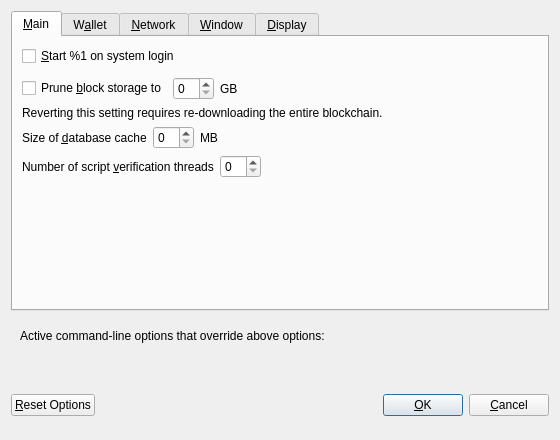
<?xml version="1.0" encoding="UTF-8"?>
<ui version="4.0">
 <class>OptionsDialog</class>
 <widget class="QDialog" name="OptionsDialog">
  <property name="geometry">
   <rect>
    <x>0</x>
    <y>0</y>
    <width>560</width>
    <height>440</height>
   </rect>
  </property>
  <property name="windowTitle">
   <string>Options</string>
  </property>
  <property name="modal">
   <bool>true</bool>
  </property>
  <layout class="QVBoxLayout" name="verticalLayout">
   <item>
    <widget class="QTabWidget" name="tabWidget">
     <property name="currentIndex">
      <number>0</number>
     </property>
     <widget class="QWidget" name="tabMain">
      <attribute name="title">
       <string>&amp;Main</string>
      </attribute>
      <layout class="QVBoxLayout" name="verticalLayout_Main">
       <item>
        <widget class="QCheckBox" name="bitcoinAtStartup">
         <property name="toolTip">
          <string>Automatically start %1 after logging in to the system.</string>
         </property>
         <property name="text">
          <string>&amp;Start %1 on system login</string>
         </property>
        </widget>
       </item>
       <item>
        <spacer name="horizontalSpacer_0_Main">
         <property name="orientation">
          <enum>Qt::Horizontal</enum>
         </property>
         <property name="sizeHint" stdset="0">
          <size>
           <width>40</width>
           <height>5</height>
          </size>
         </property>
        </spacer>
       </item>
       <item>
       <layout class="QHBoxLayout" name="horizontalLayout_Main_Prune">
        <item>
         <widget class="QCheckBox" name="prune">
          <property name="toolTip">
           <string>Disables some advanced features but all blocks will still be fully validated. Reverting this setting requires re-downloading the entire blockchain. Actual disk usage may be somewhat higher.</string>
          </property>
          <property name="text">
           <string>Prune &amp;block storage to</string>
          </property>
         </widget>
        </item>
        <item>
         <widget class="QSpinBox" name="pruneSize"/>
        </item>
         <item>
          <widget class="QLabel" name="pruneSizeUnitLabel">
           <property name="text">
            <string>GB</string>
           </property>
           <property name="textFormat">
            <enum>Qt::PlainText</enum>
           </property>
          </widget>
         </item>
         <item>
          <spacer name="horizontalSpacer_Main_Prune">
           <property name="orientation">
            <enum>Qt::Horizontal</enum>
           </property>
           <property name="sizeHint" stdset="0">
            <size>
             <width>40</width>
             <height>20</height>
            </size>
           </property>
          </spacer>
         </item>
        </layout>
       </item>
       <item>
        <widget class="QLabel" name="pruneWarning">
         <property name="text">
          <string>Reverting this setting requires re-downloading the entire blockchain.</string>
         </property>
         <property name="textFormat">
          <enum>Qt::PlainText</enum>
         </property>
        </widget>
       </item>
       <item>
        <layout class="QHBoxLayout" name="horizontalLayout_2_Main">
         <item>
          <widget class="QLabel" name="databaseCacheLabel">
           <property name="text">
            <string>Size of &amp;database cache</string>
           </property>
           <property name="textFormat">
            <enum>Qt::PlainText</enum>
           </property>
           <property name="buddy">
            <cstring>databaseCache</cstring>
           </property>
          </widget>
         </item>
         <item>
          <widget class="QSpinBox" name="databaseCache"/>
         </item>
         <item>
          <widget class="QLabel" name="databaseCacheUnitLabel">
           <property name="text">
            <string>MB</string>
           </property>
           <property name="textFormat">
            <enum>Qt::PlainText</enum>
           </property>
          </widget>
         </item>
         <item>
          <spacer name="horizontalSpacer_2_Main">
           <property name="orientation">
            <enum>Qt::Horizontal</enum>
           </property>
           <property name="sizeHint" stdset="0">
            <size>
             <width>40</width>
             <height>20</height>
            </size>
           </property>
          </spacer>
         </item>
        </layout>
       </item>
       <item>
        <layout class="QHBoxLayout" name="horizontalLayout_3_Main">
         <item>
          <widget class="QLabel" name="threadsScriptVerifLabel">
           <property name="text">
            <string>Number of script &amp;verification threads</string>
           </property>
           <property name="textFormat">
            <enum>Qt::PlainText</enum>
           </property>
           <property name="buddy">
            <cstring>threadsScriptVerif</cstring>
           </property>
          </widget>
         </item>
         <item>
          <widget class="QSpinBox" name="threadsScriptVerif">
           <property name="toolTip">
            <string>(0 = auto, &lt;0 = leave that many cores free)</string>
           </property>
          </widget>
         </item>
         <item>
          <spacer name="horizontalSpacer_3_Main">
           <property name="orientation">
            <enum>Qt::Horizontal</enum>
           </property>
           <property name="sizeHint" stdset="0">
            <size>
             <width>40</width>
             <height>20</height>
            </size>
           </property>
          </spacer>
         </item>
        </layout>
       </item>
       <item>
        <spacer name="verticalSpacer_Main">
         <property name="orientation">
          <enum>Qt::Vertical</enum>
         </property>
         <property name="sizeHint" stdset="0">
          <size>
           <width>20</width>
           <height>40</height>
          </size>
         </property>
        </spacer>
       </item>
      </layout>
     </widget>
     <widget class="QWidget" name="tabWallet">
      <attribute name="title">
       <string>W&amp;allet</string>
      </attribute>
      <layout class="QVBoxLayout" name="verticalLayout_Wallet">
       <item>
        <widget class="QGroupBox" name="groupBox">
         <property name="title">
          <string>Expert</string>
         </property>
         <layout class="QVBoxLayout" name="verticalLayout_2">
          <item>
           <widget class="QCheckBox" name="coinControlFeatures">
            <property name="toolTip">
             <string>Whether to show coin control features or not.</string>
            </property>
            <property name="text">
             <string>Enable coin &amp;control features</string>
            </property>
           </widget>
          </item>
          <item>
           <widget class="QCheckBox" name="spendZeroConfChange">
            <property name="toolTip">
             <string>If you disable the spending of unconfirmed change, the change from a transaction cannot be used until that transaction has at least one confirmation. This also affects how your balance is computed.</string>
            </property>
            <property name="text">
             <string>&amp;Spend unconfirmed change</string>
            </property>
           </widget>
          </item>
         </layout>
        </widget>
       </item>
       <item>
        <spacer name="verticalSpacer_Wallet">
         <property name="orientation">
          <enum>Qt::Vertical</enum>
         </property>
         <property name="sizeHint" stdset="0">
          <size>
           <width>20</width>
           <height>40</height>
          </size>
         </property>
        </spacer>
       </item>
      </layout>
     </widget>
     <widget class="QWidget" name="tabNetwork">
      <attribute name="title">
       <string>&amp;Network</string>
      </attribute>
      <layout class="QVBoxLayout" name="verticalLayout_Network">
       <item>
        <widget class="QCheckBox" name="mapPortUpnp">
         <property name="toolTip">
          <string>Automatically open the Pqucoin client port on the router. This only works when your router supports UPnP and it is enabled.</string>
         </property>
         <property name="text">
          <string>Map port using &amp;UPnP</string>
         </property>
        </widget>
       </item>
       <item>
        <widget class="QCheckBox" name="allowIncoming">
         <property name="toolTip">
          <string>Accept connections from outside</string>
         </property>
         <property name="text">
          <string>Allow incoming connections</string>
         </property>
        </widget>
       </item>
       <item>
        <widget class="QCheckBox" name="connectSocks">
         <property name="toolTip">
          <string>Connect to the Pqucoin network through a SOCKS5 proxy.</string>
         </property>
         <property name="text">
          <string>&amp;Connect through SOCKS5 proxy (default proxy):</string>
         </property>
        </widget>
       </item>
       <item>
        <layout class="QHBoxLayout" name="horizontalLayout_1_Network">
         <item>
          <widget class="QLabel" name="proxyIpLabel">
           <property name="text">
            <string>Proxy &amp;IP:</string>
           </property>
           <property name="textFormat">
            <enum>Qt::PlainText</enum>
           </property>
           <property name="buddy">
            <cstring>proxyIp</cstring>
           </property>
          </widget>
         </item>
         <item>
          <widget class="QValidatedLineEdit" name="proxyIp">
           <property name="minimumSize">
            <size>
             <width>140</width>
             <height>0</height>
            </size>
           </property>
           <property name="maximumSize">
            <size>
             <width>140</width>
             <height>16777215</height>
            </size>
           </property>
           <property name="toolTip">
            <string>IP address of the proxy (e.g. IPv4: 127.0.0.1 / IPv6: ::1)</string>
           </property>
          </widget>
         </item>
         <item>
          <widget class="QLabel" name="proxyPortLabel">
           <property name="text">
            <string>&amp;Port:</string>
           </property>
           <property name="textFormat">
            <enum>Qt::PlainText</enum>
           </property>
           <property name="buddy">
            <cstring>proxyPort</cstring>
           </property>
          </widget>
         </item>
         <item>
          <widget class="QLineEdit" name="proxyPort">
           <property name="minimumSize">
            <size>
             <width>55</width>
             <height>0</height>
            </size>
           </property>
           <property name="maximumSize">
            <size>
             <width>55</width>
             <height>16777215</height>
            </size>
           </property>
           <property name="toolTip">
            <string>Port of the proxy (e.g. 9050)</string>
           </property>
          </widget>
         </item>
         <item>
          <spacer name="horizontalSpacer_1_Network">
           <property name="orientation">
            <enum>Qt::Horizontal</enum>
           </property>
           <property name="sizeHint" stdset="0">
            <size>
             <width>40</width>
             <height>20</height>
            </size>
           </property>
          </spacer>
         </item>
        </layout>
       </item>
       <item>
        <layout class="QHBoxLayout" name="horizontalLayout_2_Network">
         <item>
          <widget class="QLabel" name="proxyActiveNets">
           <property name="text">
            <string>Used for reaching peers via:</string>
           </property>
           <property name="textFormat">
            <enum>Qt::PlainText</enum>
           </property>
          </widget>
         </item>
         <item>
          <widget class="QCheckBox" name="proxyReachIPv4">
           <property name="enabled">
            <bool>false</bool>
           </property>
           <property name="toolTip">
            <string>Shows, if the supplied default SOCKS5 proxy is used to reach peers via this network type.</string>
           </property>
           <property name="text">
            <string/>
           </property>
          </widget>
         </item>
         <item>
          <widget class="QLabel" name="proxyReachIPv4Label">
           <property name="text">
            <string>IPv4</string>
           </property>
           <property name="textFormat">
            <enum>Qt::PlainText</enum>
           </property>
          </widget>
         </item>
         <item>
          <widget class="QCheckBox" name="proxyReachIPv6">
           <property name="enabled">
            <bool>false</bool>
           </property>
           <property name="toolTip">
            <string>Shows, if the supplied default SOCKS5 proxy is used to reach peers via this network type.</string>
           </property>
           <property name="text">
            <string/>
           </property>
          </widget>
         </item>
         <item>
          <widget class="QLabel" name="proxyReachIPv6Label">
           <property name="text">
            <string>IPv6</string>
           </property>
           <property name="textFormat">
            <enum>Qt::PlainText</enum>
           </property>
          </widget>
         </item>
         <item>
          <widget class="QCheckBox" name="proxyReachTor">
           <property name="enabled">
            <bool>false</bool>
           </property>
           <property name="toolTip">
            <string>Shows, if the supplied default SOCKS5 proxy is used to reach peers via this network type.</string>
           </property>
           <property name="text">
            <string/>
           </property>
          </widget>
         </item>
         <item>
          <widget class="QLabel" name="proxyReachTorLabel">
           <property name="text">
            <string>Tor</string>
           </property>
           <property name="textFormat">
            <enum>Qt::PlainText</enum>
           </property>
          </widget>
         </item>
         <item>
          <spacer name="horizontalSpacer_2_Network">
           <property name="orientation">
            <enum>Qt::Horizontal</enum>
           </property>
           <property name="sizeHint" stdset="0">
            <size>
             <width>40</width>
             <height>20</height>
            </size>
           </property>
          </spacer>
         </item>
        </layout>
       </item>
       <item>
        <widget class="QCheckBox" name="connectSocksTor">
         <property name="toolTip">
          <string>Connect to the Pqucoin network through a separate SOCKS5 proxy for Tor hidden services.</string>
         </property>
         <property name="text">
          <string>Use separate SOCKS5 proxy to reach peers via Tor hidden services:</string>
         </property>
        </widget>
       </item>
       <item>
        <layout class="QHBoxLayout" name="horizontalLayout_3_Network">
         <item>
          <widget class="QLabel" name="proxyIpTorLabel">
           <property name="text">
            <string>Proxy &amp;IP:</string>
           </property>
           <property name="textFormat">
            <enum>Qt::PlainText</enum>
           </property>
           <property name="buddy">
            <cstring>proxyIpTor</cstring>
           </property>
          </widget>
         </item>
         <item>
          <widget class="QValidatedLineEdit" name="proxyIpTor">
           <property name="minimumSize">
            <size>
             <width>140</width>
             <height>0</height>
            </size>
           </property>
           <property name="maximumSize">
            <size>
             <width>140</width>
             <height>16777215</height>
            </size>
           </property>
           <property name="toolTip">
            <string>IP address of the proxy (e.g. IPv4: 127.0.0.1 / IPv6: ::1)</string>
           </property>
          </widget>
         </item>
         <item>
          <widget class="QLabel" name="proxyPortTorLabel">
           <property name="text">
            <string>&amp;Port:</string>
           </property>
           <property name="textFormat">
            <enum>Qt::PlainText</enum>
           </property>
           <property name="buddy">
            <cstring>proxyPortTor</cstring>
           </property>
          </widget>
         </item>
         <item>
          <widget class="QLineEdit" name="proxyPortTor">
           <property name="minimumSize">
            <size>
             <width>55</width>
             <height>0</height>
            </size>
           </property>
           <property name="maximumSize">
            <size>
             <width>55</width>
             <height>16777215</height>
            </size>
           </property>
           <property name="toolTip">
            <string>Port of the proxy (e.g. 9050)</string>
           </property>
          </widget>
         </item>
         <item>
          <spacer name="horizontalSpacer_4_Network">
           <property name="orientation">
            <enum>Qt::Horizontal</enum>
           </property>
           <property name="sizeHint" stdset="0">
            <size>
             <width>40</width>
             <height>20</height>
            </size>
           </property>
          </spacer>
         </item>
        </layout>
       </item>
       <item>
        <spacer name="verticalSpacer_Network">
         <property name="orientation">
          <enum>Qt::Vertical</enum>
         </property>
         <property name="sizeHint" stdset="0">
          <size>
           <width>20</width>
           <height>40</height>
          </size>
         </property>
        </spacer>
       </item>
      </layout>
     </widget>
     <widget class="QWidget" name="tabWindow">
      <attribute name="title">
       <string>&amp;Window</string>
      </attribute>
      <layout class="QVBoxLayout" name="verticalLayout_Window">
       <item>
        <widget class="QCheckBox" name="hideTrayIcon">
         <property name="toolTip">
          <string>&amp;Hide the icon from the system tray.</string>
         </property>
         <property name="text">
          <string>Hide tray icon</string>
         </property>
        </widget>
       </item>
       <item>
        <widget class="QCheckBox" name="minimizeToTray">
         <property name="toolTip">
          <string>Show only a tray icon after minimizing the window.</string>
         </property>
         <property name="text">
          <string>&amp;Minimize to the tray instead of the taskbar</string>
         </property>
        </widget>
       </item>
       <item>
        <widget class="QCheckBox" name="minimizeOnClose">
         <property name="toolTip">
          <string>Minimize instead of exit the application when the window is closed. When this option is enabled, the application will be closed only after selecting Exit in the menu.</string>
         </property>
         <property name="text">
          <string>M&amp;inimize on close</string>
         </property>
        </widget>
       </item>
       <item>
        <spacer name="verticalSpacer_Window">
         <property name="orientation">
          <enum>Qt::Vertical</enum>
         </property>
         <property name="sizeHint" stdset="0">
          <size>
           <width>20</width>
           <height>40</height>
          </size>
         </property>
        </spacer>
       </item>
      </layout>
     </widget>
     <widget class="QWidget" name="tabDisplay">
      <attribute name="title">
       <string>&amp;Display</string>
      </attribute>
      <layout class="QVBoxLayout" name="verticalLayout_Display">
       <item>
        <layout class="QHBoxLayout" name="horizontalLayout_1_Display">
         <item>
          <widget class="QLabel" name="langLabel">
           <property name="text">
            <string>User Interface &amp;language:</string>
           </property>
           <property name="textFormat">
            <enum>Qt::PlainText</enum>
           </property>
           <property name="buddy">
            <cstring>lang</cstring>
           </property>
          </widget>
         </item>
         <item>
          <widget class="QValueComboBox" name="lang">
           <property name="toolTip">
            <string>The user interface language can be set here. This setting will take effect after restarting %1.</string>
           </property>
          </widget>
         </item>
        </layout>
       </item>
       <item>
        <layout class="QHBoxLayout" name="horizontalLayout_2_Display">
         <item>
          <widget class="QLabel" name="unitLabel">
           <property name="text">
            <string>&amp;Unit to show amounts in:</string>
           </property>
           <property name="textFormat">
            <enum>Qt::PlainText</enum>
           </property>
           <property name="buddy">
            <cstring>unit</cstring>
           </property>
          </widget>
         </item>
         <item>
          <widget class="QValueComboBox" name="unit">
           <property name="toolTip">
            <string>Choose the default subdivision unit to show in the interface and when sending coins.</string>
           </property>
          </widget>
         </item>
        </layout>
       </item>
       <item>
        <layout class="QHBoxLayout" name="horizontalLayout_3_Display">
         <item>
          <widget class="QLabel" name="thirdPartyTxUrlsLabel">
           <property name="toolTip">
            <string>Third party URLs (e.g. a block explorer) that appear in the transactions tab as context menu items. %s in the URL is replaced by transaction hash. Multiple URLs are separated by vertical bar |.</string>
           </property>
           <property name="text">
            <string>Third party transaction URLs</string>
           </property>
           <property name="buddy">
            <cstring>thirdPartyTxUrls</cstring>
           </property>
          </widget>
         </item>
         <item>
          <widget class="QLineEdit" name="thirdPartyTxUrls">
           <property name="toolTip">
            <string>Third party URLs (e.g. a block explorer) that appear in the transactions tab as context menu items. %s in the URL is replaced by transaction hash. Multiple URLs are separated by vertical bar |.</string>
           </property>
          </widget>
         </item>
        </layout>
       </item>
       <item>
        <spacer name="verticalSpacer_Display">
         <property name="orientation">
          <enum>Qt::Vertical</enum>
         </property>
         <property name="sizeHint" stdset="0">
          <size>
           <width>20</width>
           <height>40</height>
          </size>
         </property>
        </spacer>
       </item>
      </layout>
     </widget>
    </widget>
   </item>
   <item>
    <widget class="QFrame" name="frame">
     <layout class="QVBoxLayout" name="verticalLayout_Bottom">
      <item>
       <layout class="QHBoxLayout" name="horizontalLayout_Bottom">
        <item>
         <widget class="QLabel" name="overriddenByCommandLineInfoLabel">
          <property name="text">
           <string>Active command-line options that override above options:</string>
          </property>
          <property name="textFormat">
           <enum>Qt::PlainText</enum>
          </property>
         </widget>
        </item>
        <item>
         <spacer name="horizontalSpacer_Bottom">
          <property name="orientation">
           <enum>Qt::Horizontal</enum>
          </property>
          <property name="sizeHint" stdset="0">
           <size>
            <width>40</width>
            <height>20</height>
           </size>
          </property>
         </spacer>
        </item>
       </layout>
      </item>
      <item>
       <widget class="QLabel" name="overriddenByCommandLineLabel">
        <property name="text">
         <string/>
        </property>
        <property name="textFormat">
         <enum>Qt::PlainText</enum>
        </property>
        <property name="wordWrap">
         <bool>true</bool>
        </property>
       </widget>
      </item>
     </layout>
    </widget>
   </item>
   <item>
    <layout class="QHBoxLayout" name="horizontalLayout_Buttons">
     <item>
      <widget class="QPushButton" name="resetButton">
       <property name="toolTip">
        <string>Reset all client options to default.</string>
       </property>
       <property name="text">
        <string>&amp;Reset Options</string>
       </property>
       <property name="autoDefault">
        <bool>false</bool>
       </property>
      </widget>
     </item>
     <item>
      <spacer name="horizontalSpacer_1">
       <property name="orientation">
        <enum>Qt::Horizontal</enum>
       </property>
       <property name="sizeHint" stdset="0">
        <size>
         <width>40</width>
         <height>48</height>
        </size>
       </property>
      </spacer>
     </item>
     <item>
      <widget class="QLabel" name="statusLabel">
       <property name="minimumSize">
        <size>
         <width>200</width>
         <height>0</height>
        </size>
       </property>
       <property name="font">
        <font>
         <weight>75</weight>
         <bold>true</bold>
        </font>
       </property>
       <property name="text">
        <string/>
       </property>
       <property name="textFormat">
        <enum>Qt::PlainText</enum>
       </property>
       <property name="wordWrap">
        <bool>true</bool>
       </property>
      </widget>
     </item>
     <item>
      <spacer name="horizontalSpacer_2">
       <property name="orientation">
        <enum>Qt::Horizontal</enum>
       </property>
       <property name="sizeHint" stdset="0">
        <size>
         <width>40</width>
         <height>48</height>
        </size>
       </property>
      </spacer>
     </item>
     <item>
      <widget class="QPushButton" name="okButton">
       <property name="text">
        <string>&amp;OK</string>
       </property>
       <property name="autoDefault">
        <bool>false</bool>
       </property>
       <property name="default">
        <bool>true</bool>
       </property>
      </widget>
     </item>
     <item>
      <widget class="QPushButton" name="cancelButton">
       <property name="text">
        <string>&amp;Cancel</string>
       </property>
       <property name="autoDefault">
        <bool>false</bool>
       </property>
      </widget>
     </item>
    </layout>
   </item>
  </layout>
 </widget>
 <customwidgets>
  <customwidget>
   <class>QValidatedLineEdit</class>
   <extends>QLineEdit</extends>
   <header>qvalidatedlineedit.h</header>
  </customwidget>
  <customwidget>
   <class>QValueComboBox</class>
   <extends>QComboBox</extends>
   <header>qvaluecombobox.h</header>
  </customwidget>
 </customwidgets>
 <resources/>
 <connections/>
</ui>
